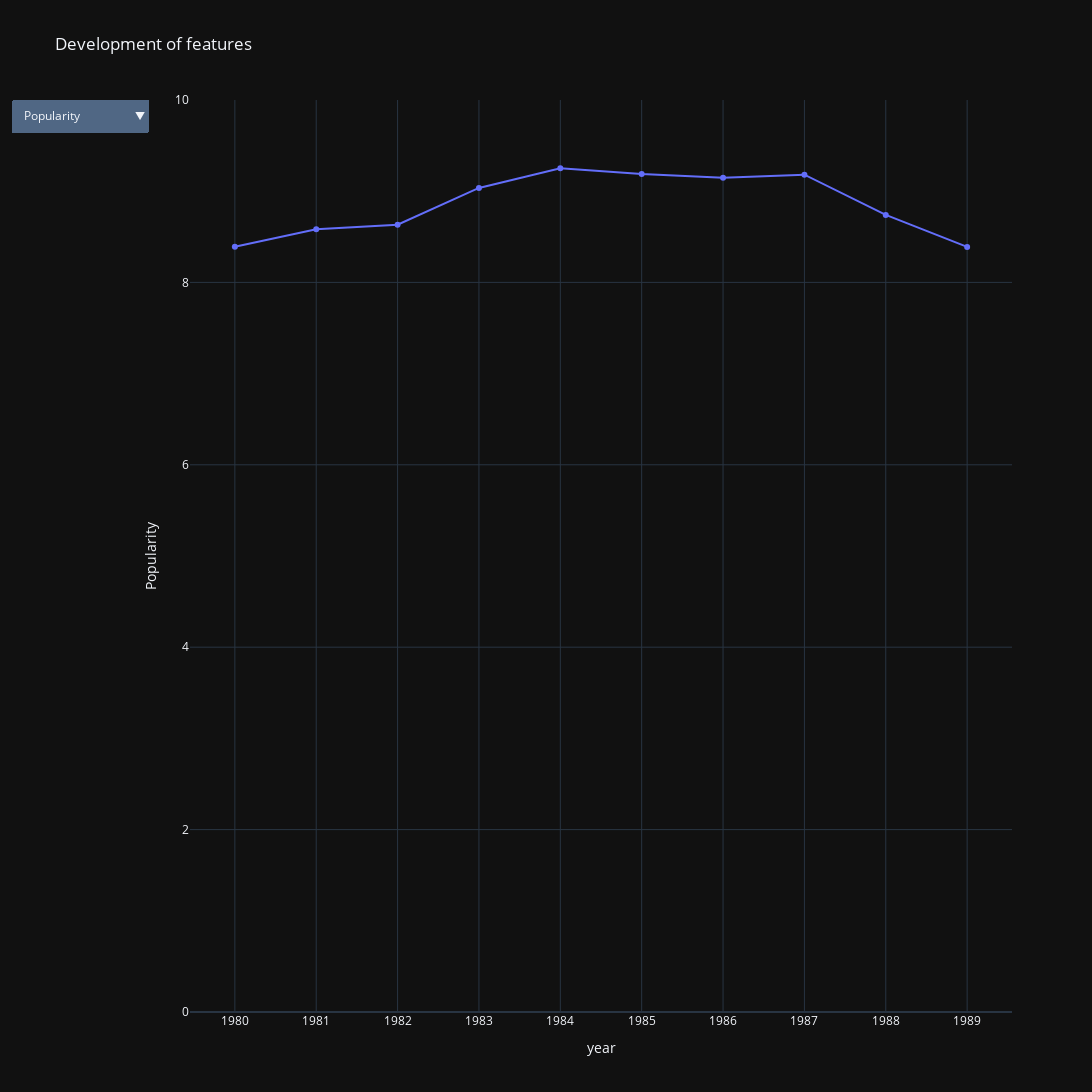

Notebook code for this chart:
### Code cell
fig = go.Figure()

fig.add_trace(go.Scatter(
    x=songs_per_year['year'],
    y=songs_per_year['popularity'],
    name='Duration (ms)'
))

#fig.add_trace(go.Scatter(
#    x=df['year_month'],
#    y=df['duration_ms'],
#    mode='markers',
#    name='Duration (ms) - markers'
#))

# Define the dropdown menu options
dropdown_options = [
    #{'label': 'Duration (ms)', 'value': 'duration_ms', 'range': []},
    {'label': 'Popularity', 'value': 'popularity', 'range': [0,10]},
    {'label': 'Danceability', 'value': 'danceability', 'range': [0,1]},
    {'label': 'Energy', 'value': 'energy', 'range': [0,1]},
    #{'label': 'Key', 'value': 'key', range: [0,1]},
    {'label': 'Loudness', 'value': 'loudness', 'range': [0,-20]},
    {'label': 'Mode', 'value': 'mode', 'range': [0,1]},
    {'label': 'Speechiness', 'value': 'speechiness', 'range': [0,1]},
    {'label': 'Acousticness', 'value': 'acousticness', 'range': [0,1]},
    {'label': 'Instrumentalness', 'value': 'instrumentalness', 'range': [0,1]},
    {'label': 'Liveness', 'value': 'liveness', 'range': [0,1]},
    {'label': 'Valence', 'value': 'valence', 'range': [0,1]},
    {'label': 'Tempo', 'value': 'tempo', 'range': [100, 130]},
    {'label': 'Time Signature', 'value': 'time_signature', 'range': [3,7]},
    {'label': 'Count', 'value': 'count', 'range': [0,50000]},
    {'label': 'Duration (min)', 'value': 'duration_min', 'range': [3,5]}
]

# Create the dropdown menu
dropdown_menu = go.layout.Updatemenu(
    buttons=list([
        dict(
            args=[
                {'y': [songs_per_year[option['value']]]}, 
                {'yaxis': {
                    'title': option['label'].capitalize(),
                    'range': option['range']
                }}
            ],
            label=option['label'],
            method='update'
        )
        for option in dropdown_options
    ]),
    direction='down',
    showactive=True,
)

fig.update_layout(
    height = FIG_HEIGHT,
    width = FIG_WIDTH,
    updatemenus=[dropdown_menu],
    yaxis_title='Popularity',
    xaxis_title='year',
    title='Development of features',
    template='plotly_dark',
    yaxis_range=[0,10]
)

fig.show()

### Figure 1 — Plotly figure (JSON) as saved in the notebook; plotly's stock layout.template omitted (floating-point values rounded to 4 significant figures)
{"data": [{"name": "Duration (ms)", "type": "scatter", "x": ["1980", "1981", "1982", "1983", "1984", "1985", "1986", "1987", "1988", "1989"], "y": [8.39, 8.584, 8.632, 9.036, 9.25, 9.188, 9.148, 9.181, 8.74, 8.389]}], "layout": {"height": 1200, "title": {"text": "Development of features"}, "updatemenus": [{"buttons": [{"args": [{"y": [[8.39, 8.584, 8.632, 9.036, 9.25, 9.188, 9.148, 9.181, 8.74, 8.389]]}, {"yaxis": {"range": [0, 10], "title": "Popularity"}}], "label": "Popularity", "method": "update"}, {"args": [{"y": [[0.5329, 0.54, 0.5403, 0.5422, 0.5384, 0.536, 0.5267, 0.5271, 0.5302, 0.5319]]}, {"yaxis": {"range": [0, 1], "title": "Danceability"}}], "label": "Danceability", "method": "update"}, {"args": [{"y": [[0.5762, 0.5835, 0.5813, 0.589, 0.5925, 0.5992, 0.5921, 0.5954, 0.5943, 0.5788]]}, {"yaxis": {"range": [0, 1], "title": "Energy"}}], "label": "Energy", "method": "update"}, {"args": [{"y": [[-10.56, -10.6, -10.63, -10.67, -10.73, -10.74, -11.09, -11.23, -11.4, -11.64]]}, {"yaxis": {"range": [0, -20], "title": "Loudness"}}], "label": "Loudness", "method": "update"}, {"args": [{"y": [[0.7042, 0.7016, 0.6944, 0.6848, 0.6633, 0.679, 0.682, 0.6928, 0.6858, 0.6914]]}, {"yaxis": {"range": [0, 1], "title": "Mode"}}], "label": "Mode", "method": "update"}, {"args": [{"y": [[0.06765, 0.07017, 0.06987, 0.06932, 0.06624, 0.06274, 0.06772, 0.06795, 0.06711, 0.07372]]}, {"yaxis": {"range": [0, 1], "title": "Speechiness"}}], "label": "Speechiness", "method": "update"}, {"args": [{"y": [[0.3847, 0.368, 0.3779, 0.3461, 0.3527, 0.3481, 0.3542, 0.3436, 0.3405, 0.356]]}, {"yaxis": {"range": [0, 1], "title": "Acousticness"}}], "label": "Acousticness", "method": "update"}, {"args": [{"y": [[0.1032, 0.1109, 0.1057, 0.1212, 0.1123, 0.1117, 0.1186, 0.1282, 0.1297, 0.1277]]}, {"yaxis": {"range": [0, 1], "title": "Instrumentalness"}}], "label": "Instrumentalness", "method": "update"}, {"args": [{"y": [[0.2292, 0.2289, 0.2307, 0.2262, 0.2288, 0.2264, 0.2194, 0.2199, 0.2214, 0.2181]]}, {"yaxis": {"range": [0, 1], "title": "Liveness"}}], "label": "Liveness", "method": "update"}, {"args": [{"y": [[0.603, 0.6014, 0.5981, 0.5866, 0.5775, 0.5765, 0.5613, 0.5556, 0.5661, 0.5617]]}, {"yaxis": {"range": [0, 1], "title": "Valence"}}], "label": "Valence", "method": "update"}, {"args": [{"y": [[122.4, 123.0, 122.1, 122.3, 122.0, 121.6, 121.3, 121.4, 120.7, 120.4]]}, {"yaxis": {"range": [100, 130], "title": "Tempo"}}], "label": "Tempo", "method": "update"}, {"args": [{"y": [[3.878, 3.889, 3.886, 3.897, 3.896, 3.895, 3.885, 3.888, 3.882, 3.874]]}, {"yaxis": {"range": [3, 7], "title": "Time signature"}}], "label": "Time Signature", "method": "update"}, {"args": [{"y": [[20073, 18748, 19607, 18689, 20923, 19909, 21010, 23789, 26575, 30349]]}, {"yaxis": {"range": [0, 50000], "title": "Count"}}], "label": "Count", "method": "update"}, {"args": [{"y": [[3.911, 3.821, 3.891, 3.966, 3.922, 4.026, 4.019, 3.972, 3.979, 4.007]]}, {"yaxis": {"range": [3, 5], "title": "Duration (min)"}}], "label": "Duration (min)", "method": "update"}], "direction": "down", "showactive": true}], "width": 2000, "xaxis": {"autorange": true, "range": [-0.525, 9.525], "title": {"text": "year"}, "type": "category"}, "yaxis": {"range": [0, 10], "title": {"text": "Popularity"}, "type": "linear"}}}
